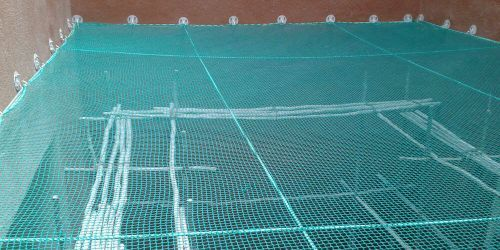
#> input picture photo3.jpg, 500 x 250 px
$ python collage.py
#> lines starting #> are read from the running program, lines starting #| are printed output that depends on the picture
import cv2
import numpy
photo=cv2.imread('photo3.jpg')
#> photo is the input picture: shape (250, 500, 3); mean B, G, R 140.6, 137.5, 79.5
photo1=cv2.imread('photo4.jpg')
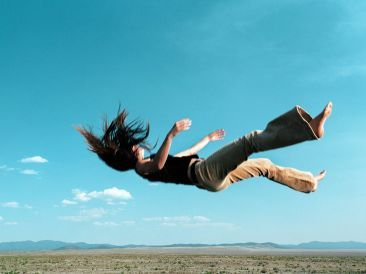
#> input picture photo4.jpg, 366 x 274 px
#> photo1 is the input picture: shape (274, 366, 3); mean B, G, R 186.8, 172.8, 102.3
photo.shape
cv2.imshow('hi',photo)
cv2.waitKey()
cv2.destroyAllWindows()
cv2.imshow('hi',photo1)
cv2.waitKey()
cv2.destroyAllWindows()
photo1.shape
image=photo[0:250,0:366]
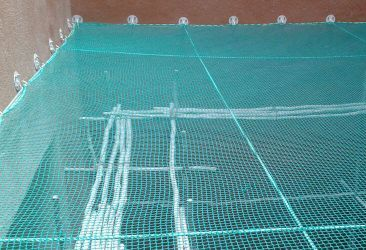
#> image: shape (250, 366, 3); mean B, G, R 150.3, 146.9, 89.5
image1=photo1[0:250,0:366]
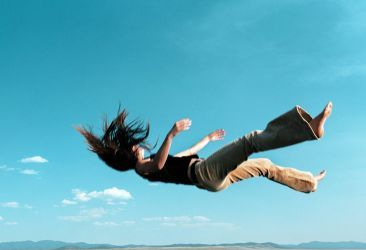
#> image1: shape (250, 366, 3); mean B, G, R 193.7, 176.1, 98.9
result=numpy.concatenate([image1,image])
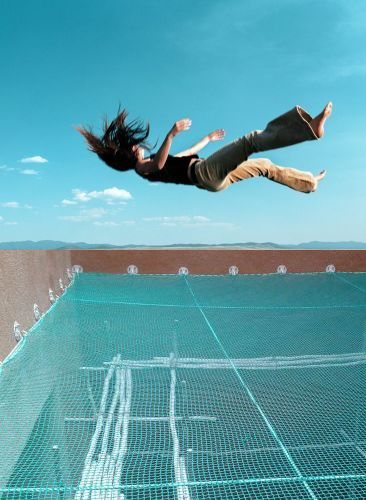
#> result: shape (500, 366, 3); mean B, G, R 172, 161.5, 94.2
cv2.imshow('hi',result)
cv2.waitKey()
cv2.destroyAllWindows()
